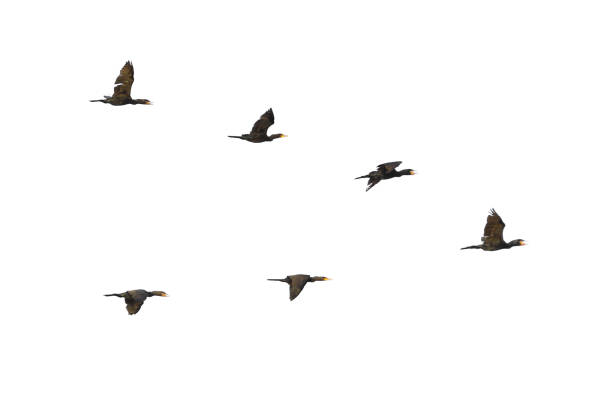
#> input picture OpenCV - lib/data/birds.jpg, 612 x 408 px, found by its file name
$ python main.py
#> lines starting #> are read from the running program, lines starting #| are printed output that depends on the picture; after the words box and inside, x2 and y2 are one past the last pixel; in counts of white or black regions, pixels touching at a corner belong together
import os
import cv2

im1 = cv2.imread(os.path.join('.', 'data', 'birds.jpg'))
#> im1 is the input picture: shape (408, 612, 3); mean B, G, R 251.7, 251.8, 251.9
img = cv2.imread(os.path.join('.', 'data', 'birds.jpg'))

img_gray = cv2.cvtColor(img, cv2.COLOR_BGR2GRAY)

res, thresh = cv2.threshold(img_gray, 127, 255, cv2.THRESH_BINARY_INV)
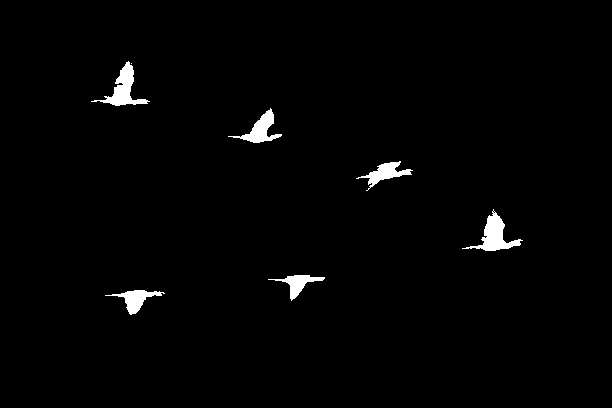
#> thresh: shape (408, 612); 1.5% white; 7 white regions (1 under 20 px)

countours, hierarchy = cv2.findContours(thresh, cv2.RETR_TREE, cv2.CHAIN_APPROX_SIMPLE)
#> countours = 9 contours, 3 with area under 20; largest, box (x1, y1, x2, y2) and area: (462, 209, 523, 251) 729, (91, 61, 150, 106) 692, (228, 108, 282, 143) 537, (356, 161, 413, 191) 460, (105, 290, 165, 315) 446, (268, 275, 325, 301) 388

for cnt in countours:
    if cv2.contourArea(cnt) > 200:
        #cv2.drawContours(img, cnt, -1, (0, 255, 0), 1)
        x1, y1, w, h = cv2.boundingRect(cnt)
        cv2.rectangle(img, (x1,y1), (x1 + w, y1 + h), (0, 255, 0), 2)
#> this loop made 9 passes
#> (x1, y1, w, h) on passes 1, 2, 3, 6, 7, 9: (105, 290, 60, 25), (268, 275, 57, 26), (462, 209, 61, 42), (356, 161, 57, 30), (228, 108, 54, 35), (91, 61, 59, 45)
#> cnt on passes 4, 5, 8: [[493, 212], [494, 211], [495, 212], [494, 213]], [[492, 211], [493, 210], [494, 211], [493, 212]], [[131, 63]]
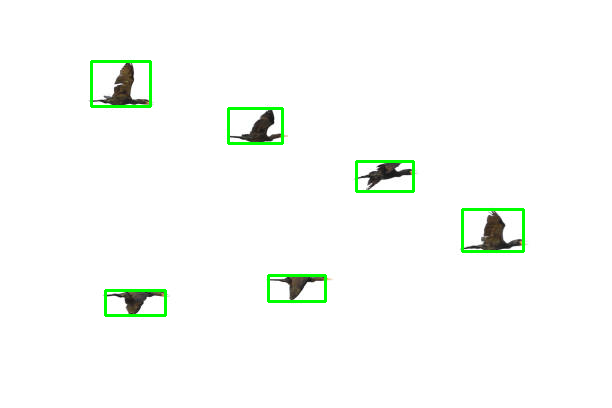
#> img: shape (408, 612, 3); 1.31% of pixels changed, all inside (x1, y1, x2, y2) = (90, 60, 525, 317)


cv2.imshow('img', img)
cv2.waitKey(0)
